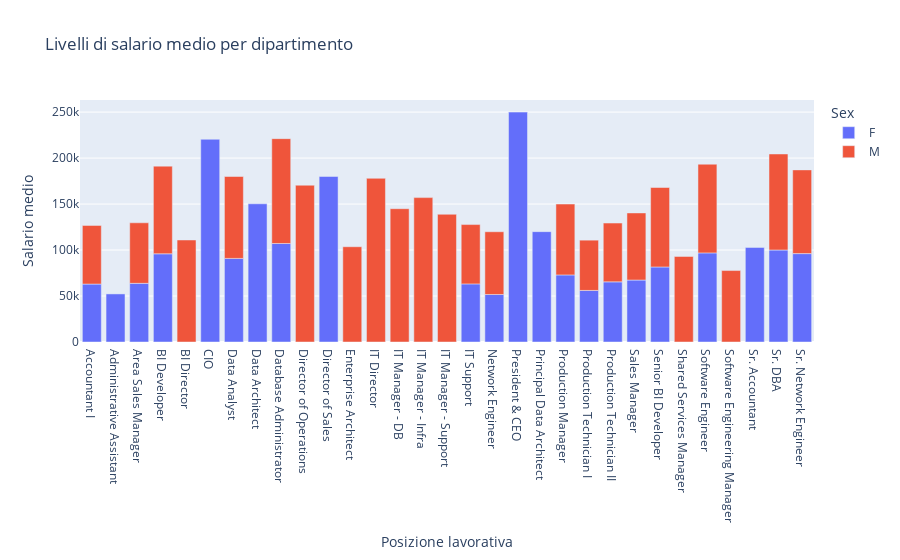

This figure's notebook cell:
### Markdown cell above
Introduciamo alcune visualizzazioni interattive: alcune riprendono grafici precedentemente illustrati ed altre introducono nuove combinazioni di variabili studiate. Presentiamo quindi un barchart ed un istogramma riprendendo le features già considerate nelle prime sezioni.

### Code cell
fig = px.bar(tabposition, labels = dict(Position = 'Posizione lavorativa'), color= 'Sex', 
             title = 'Livelli di salario medio per dipartimento')
fig.update_yaxes( title='Salario medio')

fig.show()

### Figure 1 — Plotly figure (JSON) as saved in the notebook; plotly's stock layout.template omitted (floating-point values rounded to 4 significant figures)
{"data": [{"alignmentgroup": "True", "hovertemplate": "Sex=F<br>Posizione lavorativa=%{x}<br>value=%{y}<extra></extra>", "legendgroup": "F", "marker": {"color": "#636efa", "pattern": {"shape": ""}}, "name": "F", "offsetgroup": "F", "orientation": "v", "showlegend": true, "textposition": "auto", "type": "bar", "x": ["Accountant I", "Administrative Assistant", "Area Sales Manager", "BI Developer", "BI Director", "CIO", "Data Analyst", "Data Architect", "Database Administrator", "Director of Operations", "Director of Sales", "Enterprise Architect", "IT Director", "IT Manager - DB", "IT Manager - Infra", "IT Manager - Support", "IT Support", "Network Engineer", "President & CEO", "Principal Data Architect", "Production Manager", "Production Technician I", "Production Technician II", "Sales Manager", "Senior BI Developer", "Shared Services Manager", "Software Engineer", "Software Engineering Manager", "Sr. Accountant", "Sr. DBA", "Sr. Network Engineer"], "xaxis": "x", "y": [63000, 52280, 63790.0, 95920, null, 220450, 90910.0, 150290, 107100.0, null, 180000, null, null, null, null, null, 63188, 51670.0, 250000, 120000, 72950.0, 56080.0, 65400.0, 67364, 81584, null, 96910.0, null, 102859, 100031, 96127], "yaxis": "y"}, {"alignmentgroup": "True", "hovertemplate": "Sex=M <br>Posizione lavorativa=%{x}<br>value=%{y}<extra></extra>", "legendgroup": "M ", "marker": {"color": "#EF553B", "pattern": {"shape": ""}}, "name": "M ", "offsetgroup": "M ", "orientation": "v", "showlegend": true, "textposition": "auto", "type": "bar", "x": ["Accountant I", "Administrative Assistant", "Area Sales Manager", "BI Developer", "BI Director", "CIO", "Data Analyst", "Data Architect", "Database Administrator", "Director of Operations", "Director of Sales", "Enterprise Architect", "IT Director", "IT Manager - DB", "IT Manager - Infra", "IT Manager - Support", "IT Support", "Network Engineer", "President & CEO", "Principal Data Architect", "Production Manager", "Production Technician I", "Production Technician II", "Sales Manager", "Senior BI Developer", "Shared Services Manager", "Software Engineer", "Software Engineering Manager", "Sr. Accountant", "Sr. DBA", "Sr. Network Engineer"], "xaxis": "x", "y": [63760.0, null, 65840.0, 95310.0, 110929, null, 89070.0, null, 113999, 170500, null, 103613, 178000, 145000.0, 157000, 138888, 64510.0, 68230.0, null, null, 77060.0, 54670.0, 63960.0, 72992, 86412, 93046, 96440.0, 77692, null, 104437, 91030.0], "yaxis": "y"}], "layout": {"barmode": "relative", "legend": {"title": {"text": "Sex"}, "tracegroupgap": 0}, "title": {"text": "Livelli di salario medio per dipartimento"}, "xaxis": {"anchor": "y", "domain": [0, 1], "title": {"text": "Posizione lavorativa"}}, "yaxis": {"anchor": "x", "domain": [0, 1], "title": {"text": "Salario medio"}}}}
